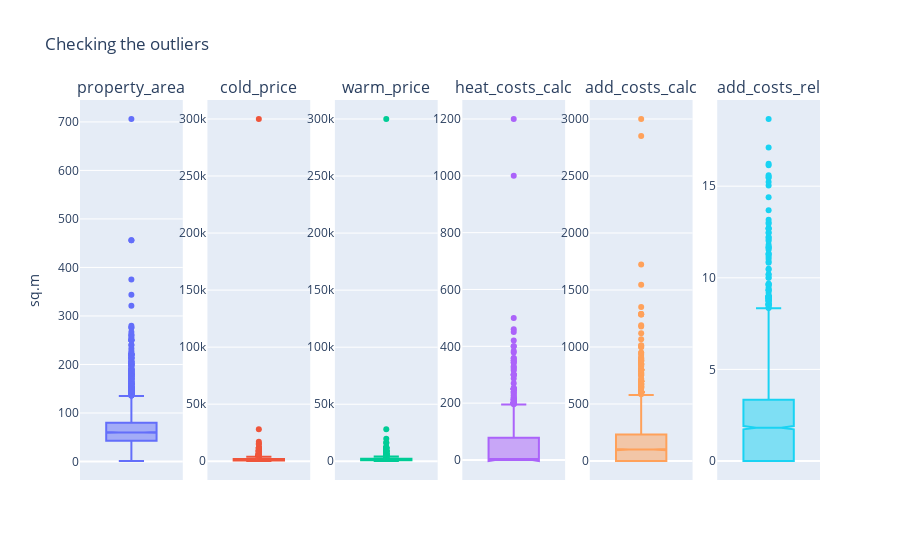

Write notebook code for a chart like this one.
### Code cell
fig = make_subplots(
    rows=1,
    cols=6,
    subplot_titles=(
        "property_area",
        "cold_price",
        "warm_price",
        "heat_costs_calc",
        "add_costs_calc",
        "add_costs_rel",
    ),
)
fig.layout.title.text = "Checking the outliers"

fig.add_trace(
    go.Box(y=df["property_area"], notched=True, showlegend=False, name=""), row=1, col=1
)
fig.update_yaxes(title_text="", row=1, col=1)

fig.add_trace(
    go.Box(y=df["cold_price"], notched=True, showlegend=False, name=""), row=1, col=2
)
fig.add_trace(
    go.Box(y=df["warm_price"], notched=True, showlegend=False, name=""), row=1, col=3
)
fig.add_trace(
    go.Box(y=df["heat_costs_calc"], notched=True, showlegend=False, name=""),
    row=1,
    col=4,
)
fig.add_trace(
    go.Box(y=df["add_costs_calc"], notched=True, showlegend=False, name=""),
    row=1,
    col=5,
)
fig.add_trace(
    go.Box(y=df["add_costs_rel"], notched=True, showlegend=False, name=""), row=1, col=6
)

fig.update_yaxes(title_text="sq.m", row=1, col=1)

fig.show()

### Figure 1 — Plotly figure (JSON) as saved in the notebook; plotly's stock layout.template omitted (floating-point values rounded to 4 significant figures; data arrays with more than 128 entries replaced by an {"elided": "..."} marker saying what was removed)
{"data": [{"name": "", "notched": true, "showlegend": false, "type": "box", "xaxis": "x", "y": {"elided": "4073 float values"}, "yaxis": "y"}, {"name": "", "notched": true, "showlegend": false, "type": "box", "xaxis": "x2", "y": {"elided": "4073 float values"}, "yaxis": "y2"}, {"name": "", "notched": true, "showlegend": false, "type": "box", "xaxis": "x3", "y": {"elided": "4073 float values"}, "yaxis": "y3"}, {"name": "", "notched": true, "showlegend": false, "type": "box", "xaxis": "x4", "y": {"elided": "4073 float values"}, "yaxis": "y4"}, {"name": "", "notched": true, "showlegend": false, "type": "box", "xaxis": "x5", "y": {"elided": "4073 float values"}, "yaxis": "y5"}, {"name": "", "notched": true, "showlegend": false, "type": "box", "xaxis": "x6", "y": {"elided": "4073 float values"}, "yaxis": "y6"}], "layout": {"annotations": [{"font": {"size": 16}, "showarrow": false, "text": "property_area", "x": 0.06944, "xanchor": "center", "xref": "paper", "y": 1, "yanchor": "bottom", "yref": "paper"}, {"font": {"size": 16}, "showarrow": false, "text": "cold_price", "x": 0.2417, "xanchor": "center", "xref": "paper", "y": 1, "yanchor": "bottom", "yref": "paper"}, {"font": {"size": 16}, "showarrow": false, "text": "warm_price", "x": 0.4139, "xanchor": "center", "xref": "paper", "y": 1, "yanchor": "bottom", "yref": "paper"}, {"font": {"size": 16}, "showarrow": false, "text": "heat_costs_calc", "x": 0.5861, "xanchor": "center", "xref": "paper", "y": 1, "yanchor": "bottom", "yref": "paper"}, {"font": {"size": 16}, "showarrow": false, "text": "add_costs_calc", "x": 0.7583, "xanchor": "center", "xref": "paper", "y": 1, "yanchor": "bottom", "yref": "paper"}, {"font": {"size": 16}, "showarrow": false, "text": "add_costs_rel", "x": 0.9306, "xanchor": "center", "xref": "paper", "y": 1, "yanchor": "bottom", "yref": "paper"}], "title": {"text": "Checking the outliers"}, "xaxis": {"anchor": "y", "domain": [0, 0.1389]}, "xaxis2": {"anchor": "y2", "domain": [0.1722, 0.3111]}, "xaxis3": {"anchor": "y3", "domain": [0.3444, 0.4833]}, "xaxis4": {"anchor": "y4", "domain": [0.5167, 0.6556]}, "xaxis5": {"anchor": "y5", "domain": [0.6889, 0.8278]}, "xaxis6": {"anchor": "y6", "domain": [0.8611, 1]}, "yaxis": {"anchor": "x", "domain": [0, 1], "title": {"text": "sq.m"}}, "yaxis2": {"anchor": "x2", "domain": [0, 1]}, "yaxis3": {"anchor": "x3", "domain": [0, 1]}, "yaxis4": {"anchor": "x4", "domain": [0, 1]}, "yaxis5": {"anchor": "x5", "domain": [0, 1]}, "yaxis6": {"anchor": "x6", "domain": [0, 1]}}}
